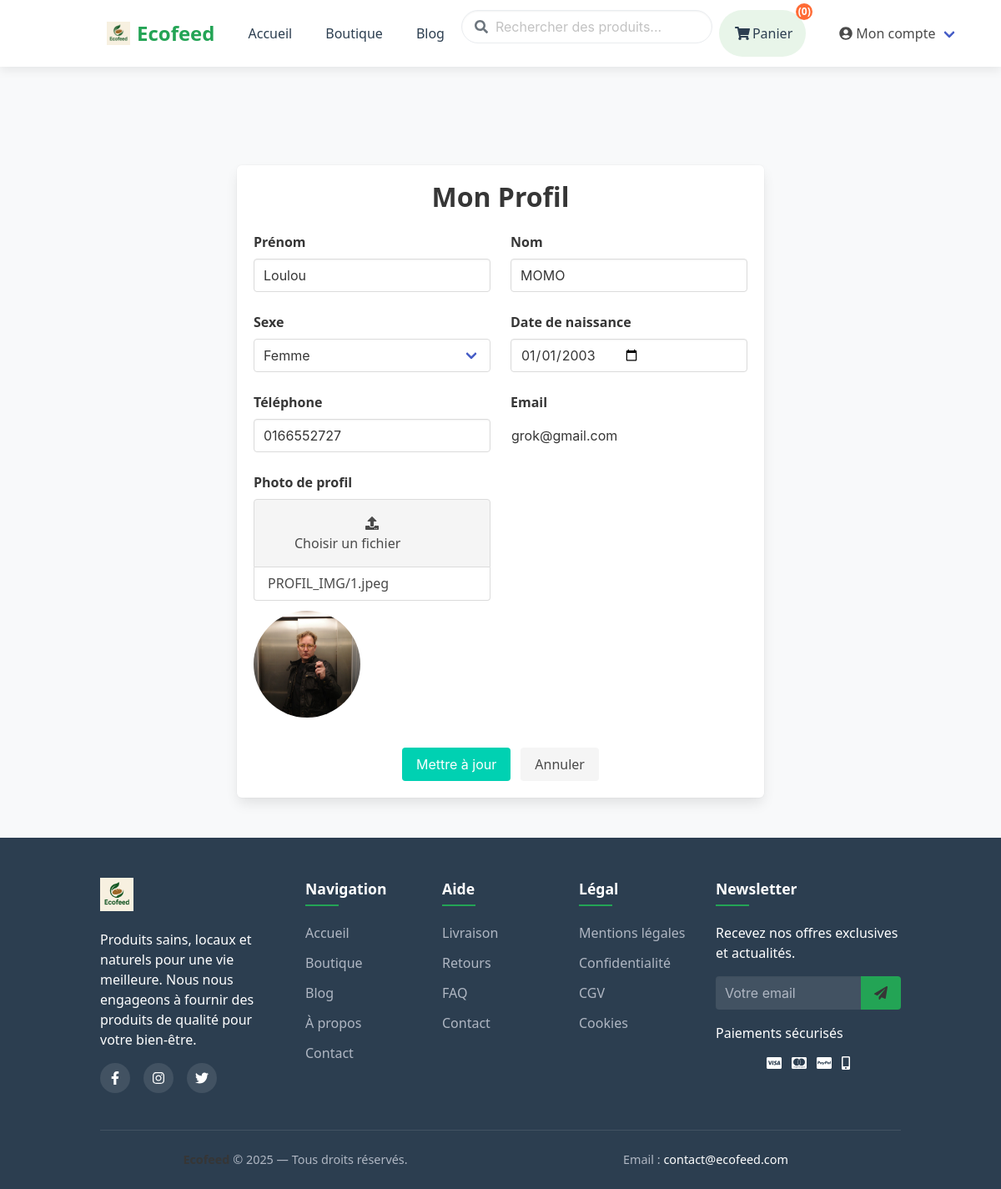
/profile/ (signed in), run on the app's committed database.
### accounts/models.py (models this page shows, shortened)
class User(AbstractBaseUser, PermissionsMixin):
    USER_TYPES = (
        ('admin', 'Admin'),
        ('customer', 'Customer'),
    )
    email = models.EmailField(unique=True)
    first_name = models.CharField(max_length=255)
    last_name = models.CharField(max_length=255)
    sex = models.CharField(max_length=50)
    user_type = models.CharField(max_length=20, choices=USER_TYPES, default='customer')
    birthdate = models.DateField(blank=True, null=True)
    registration_date = models.DateField(auto_now_add=True)
    phone_number = models.CharField(max_length=20)
    photo = models.ImageField(upload_to='PROFIL_IMG', blank=True, null=True)
    is_active = models.BooleanField(default=True)
    is_staff = models.BooleanField(default=False)  # Needed for Django admin
    objects = UserManager()
    USERNAME_FIELD = 'email'
    REQUIRED_FIELDS = ['first_name', 'last_name']

### products/views.py (the view, shortened to what this page needs)
# urls.py: path('profile/',views.profile,name="profile"),
@login_required
def profile(request):
    context = {
        'user': request.user,
    }
    return render(request, 'products/profile.html', context)

### products/templates/products/profile.html (shortened to what this page needs)
{% extends 'base.html' %}
{% block content %}
<section class="section">
  <div class="container">
    <div class="columns is-centered">
      <div class="column is-8">
        <div class="box">
          <h1 class="title has-text-centered">Mon Profil</h1>
          <form method="POST" enctype="multipart/form-data">
            <div class="columns is-multiline">
              <div class="column is-6">
                <div class="field">
                  <label class="label">Prénom</label>
                  <div class="control">
                    <input class="input" type="text" name="first_name" value="{{ request.user.first_name }}" required>
                  </div>
                </div>
              </div>
              <div class="column is-6">
                <div class="field">
                  <label class="label">Nom</label>
                  <div class="control">
                    <input class="input" type="text" name="last_name" value="{{ request.user.last_name }}" required>
                  </div>
                </div>
              </div>
              <div class="column is-6">
                <div class="field">
                  <label class="label">Sexe</label>
                  <div class="control">
                    <div class="select is-fullwidth">
                      <select name="sex">
                        <option value="Femme" {% if request.user.sex == "Femme" %}selected{% endif %}>Femme</option>
                      </select>
                    </div>
                  </div>
                </div>
              </div>
              <div class="column is-6">
                <div class="field">
                  <label class="label">Date de naissance</label>
                  <div class="control">
                    <input class="input" type="date" name="birthdate" value="{{ request.user.birthdate|date:'Y-m-d' }}">
                  </div>
                </div>
              </div>
              <div class="column is-6">
                <div class="field">
                  <label class="label">Téléphone</label>
                  <div class="control">
                    <input class="input" type="tel" name="phone_number" value="{{ request.user.phone_number }}">
                  </div>
                </div>
              </div>
              <div class="column is-6">
                <div class="field">
                  <label class="label">Email</label>
                  <input class="input is-static" type="email" value="{{ request.user.email }}" readonly>
                </div>
              </div>
              <div class="column is-6">
                <div class="field">
                  <label class="label">Photo de profil</label>
                  <div class="file has-name is-boxed is-fullwidth">
                    <label class="file-label">
                      <span class="file-cta">
                        <span class="icon"><i class="fas fa-upload"></i></span>
                        <span class="file-label">Choisir un fichier</span>
                      </span>
                      <span class="file-name">
                        {{ request.user.photo.name|default:"Aucun fichier choisi" }}
                      </span>
                    </label>
                  </div>
                  {% if request.user.photo %}
                    <figure class="image is-128x128 mt-3">
                      <img class="is-rounded" src="{{ request.user.photo.url }}">
                    </figure>
                  {% endif %}
                </div>
              </div>
            </div>
            <div class="field is-grouped is-grouped-centered mt-5">
              <div class="control">
                <button class="button is-primary" type="submit">Mettre à jour</button>
              </div>
              <div class="control">
                <a href="{% url 'home' %}" class="button is-light">Annuler</a>
              </div>
            </div>
          </form>
        </div>
      </div>
    </div>
  </div>
</section>
{% endblock %}

### products/templates/products/profile.html (style rules this page uses)
section.section { margin-top: 80px; }

### templates/base.html (style rules this page uses)
:root { --primary: #23a455; --primary-dark: #1e8c4a; --primary-light: #e8f5e9; --accent: #ff6b35; --dark: #2c3e50; --light: #f8f9fa; --gray: #6c757d; --border: #e9ecef; --shadow: 0 4px 12px rgba(0, 0, 0, 0.08); }
body { font-family: 'Segoe UI', Roboto, 'Helvetica Neue', Arial, sans-serif; background-color: var(--light); color: var(--dark); padding-top: 70px; }

### data on the page
User: first_name "Loulou", last_name "MOMO", sex "Femme", birthdate "01/01/2003", phone_number "0166552727", user.email "grok@gmail.com", user.photo.name "PROFIL_IMG/1.jpeg", user.photo (picture)

### other printed values
{{ request.session.cart|length|default:"0" }} "0"
